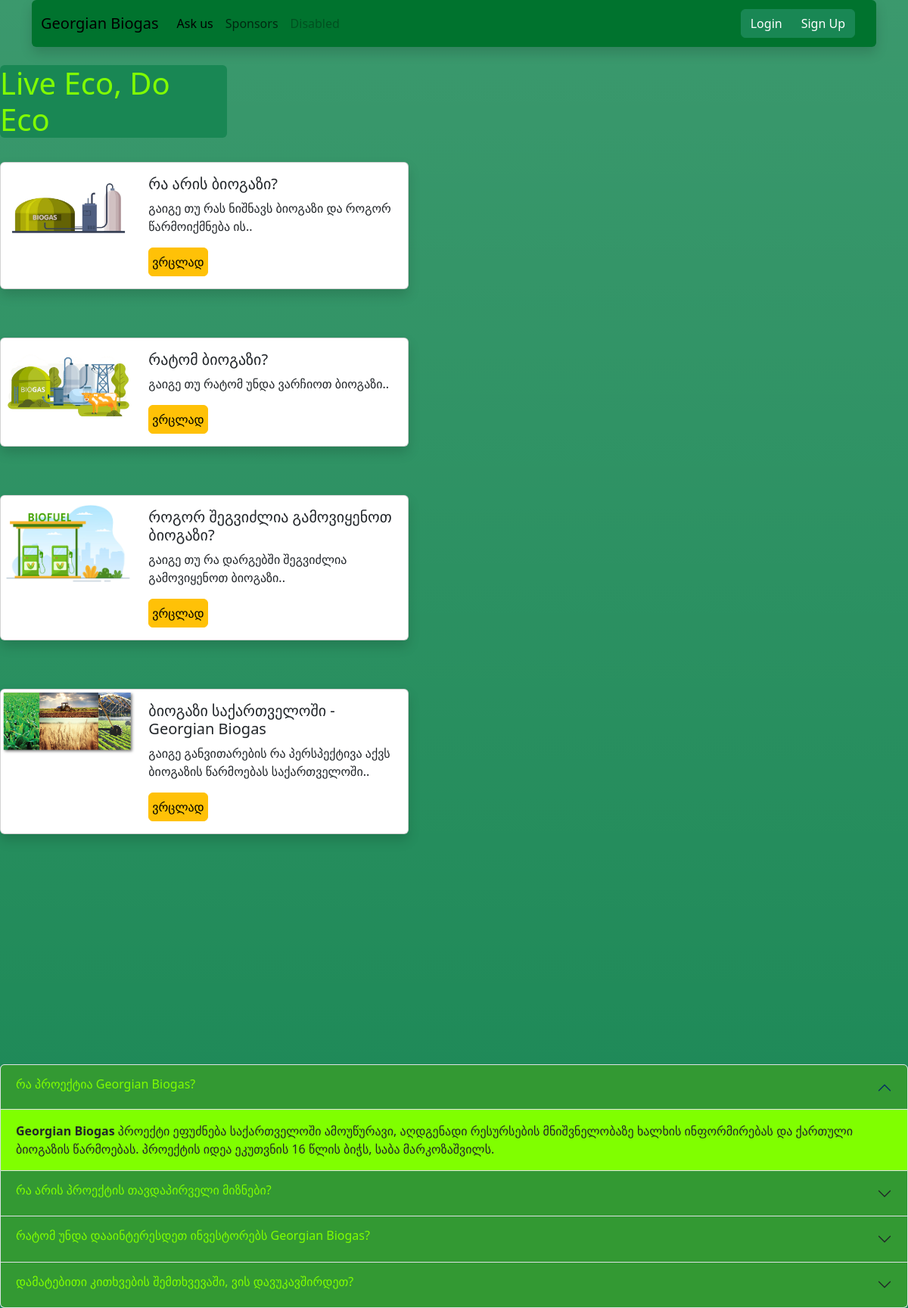
The page / on the database its author committed.
### models.py (models this page shows)
class Product(database.Model):
    id = database.Column(database.Integer, primary_key=True)
    name = database.Column(database.String)
    subtext = database.Column(database.String)
    text = database.Column(database.String)
    img = database.Column(database.String)

### routes.py (the view)
@application.route("/")
def home():
    sources = Product.query.all()
    return render_template("index.html", sources=sources)

### template/index.html (shortened to what this page needs)
{% extends "base.html" %}
{% block body %}
<br>
<h1 class="bg-success rounded w-25">Live Eco, Do Eco</h1>
{% for source in sources %}
<br>
<div class="card mb-3 shadow" style="max-width: 540px;">
    <div class="row g-0">
        <div class="col-md-4">
            <img src="/static/{{source.img}}" class="img-fluid rounded-start" alt="..." width="600px">
        </div>
        <div class="col-md-8">
            <div class="card-body">
                <h5 class="card-title">{{ source.name }}</h5>
                <p class="card-text">{{ source.subtext }}</p>
                <li class="list-group-item"><a href="/source/{{ source.id }}" class="btn btn-warning px-1"> ვრცლად
                </a></li>
            </div>
        </div>
    </div>
</div>
<br>
{% endfor %}
<br><br><br><br><br><br><br><br><br><br><br>
<div class="accordion" id="accordionExample">
    <div class="accordion-item">
        <h2 class="accordion-header">
            <button class="accordion-button" style="background-color:#339933" type="button" data-bs-toggle="collapse"
                    data-bs-target="#collapseOne" aria-expanded="true" aria-controls="collapseOne">
                <h6> რა პროექტია Georgian Biogas? </h6>
            </button>
        </h2>
        <div id="collapseOne" class="accordion-collapse collapse show" data-bs-parent="#accordionExample">
            <div class="accordion-body" style="background-color:#80FF00">
                <strong>Georgian Biogas</strong> პროექტი ეფუძნება საქართველოში ამოუწურავი, აღდგენადი რესურსების მნიშვნელობაზე ხალხის ინფორმირებას და ქართული ბიოგაზის წარმოებას. პროექტის იდეა ეკუთვნის 16 წლის ბიჭს, საბა მარკოზაშვილს.
            </div>
        </div>
    </div>
    <div class="accordion-item">
        <h2 class="accordion-header">
            <button class="accordion-button collapsed" style="background-color:#339933" type="button"
                    data-bs-toggle="collapse" data-bs-target="#collapseTwo" aria-expanded="false"
                    aria-controls="collapseTwo">
                <h6> რა არის პროექტის თავდაპირველი მიზნები? </h6>
            </button>
        </h2>
    </div>
    <div class="accordion-item">
        <h2 class="accordion-header">
            <button class="accordion-button collapsed" style="background-color:#339933" type="button"
                    data-bs-toggle="collapse" data-bs-target="#collapseThree" aria-expanded="false"
                    aria-controls="collapseThree">
                <h6> რატომ უნდა დააინტერესდეთ ინვესტორებს Georgian Biogas? </h6>
            </button>
        </h2>
    </div>
        <div class="accordion-item">
        <h2 class="accordion-header">
            <button class="accordion-button collapsed" style="background-color:#339933" type="button"
                    data-bs-toggle="collapse" data-bs-target="#collapseFour" aria-expanded="false"
                    aria-controls="collapseThree">
                <h6> დამატებითი კითხვების შემთხვევაში, ვის დავუკავშირდეთ? </h6>
            </button>
        </h2>
    </div>
</div>
{% endblock %}

### template/base.html (shortened to what this page needs)
<html>
<head>
    <link href="https://cdn.jsdelivr.net/npm/bootstrap@5.3.2/dist/css/bootstrap.min.css" rel="stylesheet"
>
</head>
<body class="bg-success bg-gradient">
<div class="container-md">
    <nav class="navbar navbar-expand-lg rounded shadow" style="background-color: #00732E">
        <div class="container-fluid">
            <a class="navbar-brand" href="/">Georgian Biogas</a>
            <div class="collapse navbar-collapse" id="navbarNavAltMarkup">
                <div class="navbar-nav">
                    <a class="nav-link active" aria-current="page" href="/">Ask us</a>
                    <a class="nav-link" href="/Sponsors">Sponsors</a>
                    <a class="nav-link disabled" aria-disabled="true">Disabled</a>
                </div>
            </div>
            {% if current_user.is_authenticated %}
            <form class="d-flex">
                <a class="btn btn-success mx-3 my-1" href="/logout">Logout</a>
            </form>
            {% else %}
            <form class="d-flex btn-group mx-3 my-1">
                <a class="btn btn-success" href="/login" type="submit">Login</a>
                <a class="btn btn-success" href="/register" type="submit">Sign Up</a>
            </form>
            {% endif %}
        </div>
    </nav>
</div>
{% block body %}
{% endblock %}
</body>
</html>

### template/index.html (style rules this page uses)
h1 { color:#80FF00 }
h6 { color:#80FF00 }

### rows shown on the page
Product: img (picture), name "რა არის ბიოგაზი?", subtext "გაიგე თუ რას ნიშნავს ბიოგაზი და როგორ წარმოიქმნება ის.."
Product: img (picture), name "რატომ ბიოგაზი?", subtext "გაიგე თუ რატომ უნდა ვარჩიოთ ბიოგაზი.."
Product: img (picture), name "როგორ შეგვიძლია გამოვიყენოთ ბიოგაზი?", subtext "გაიგე თუ რა დარგებში შეგვიძლია გამოვიყენოთ ბიოგაზი.."
Product: img (picture), name "ბიოგაზი საქართველოში - Georgian Biogas", subtext "გაიგე განვითარების რა პერსპექტივა აქვს ბიოგაზის წარმოებას საქართველოში.."
